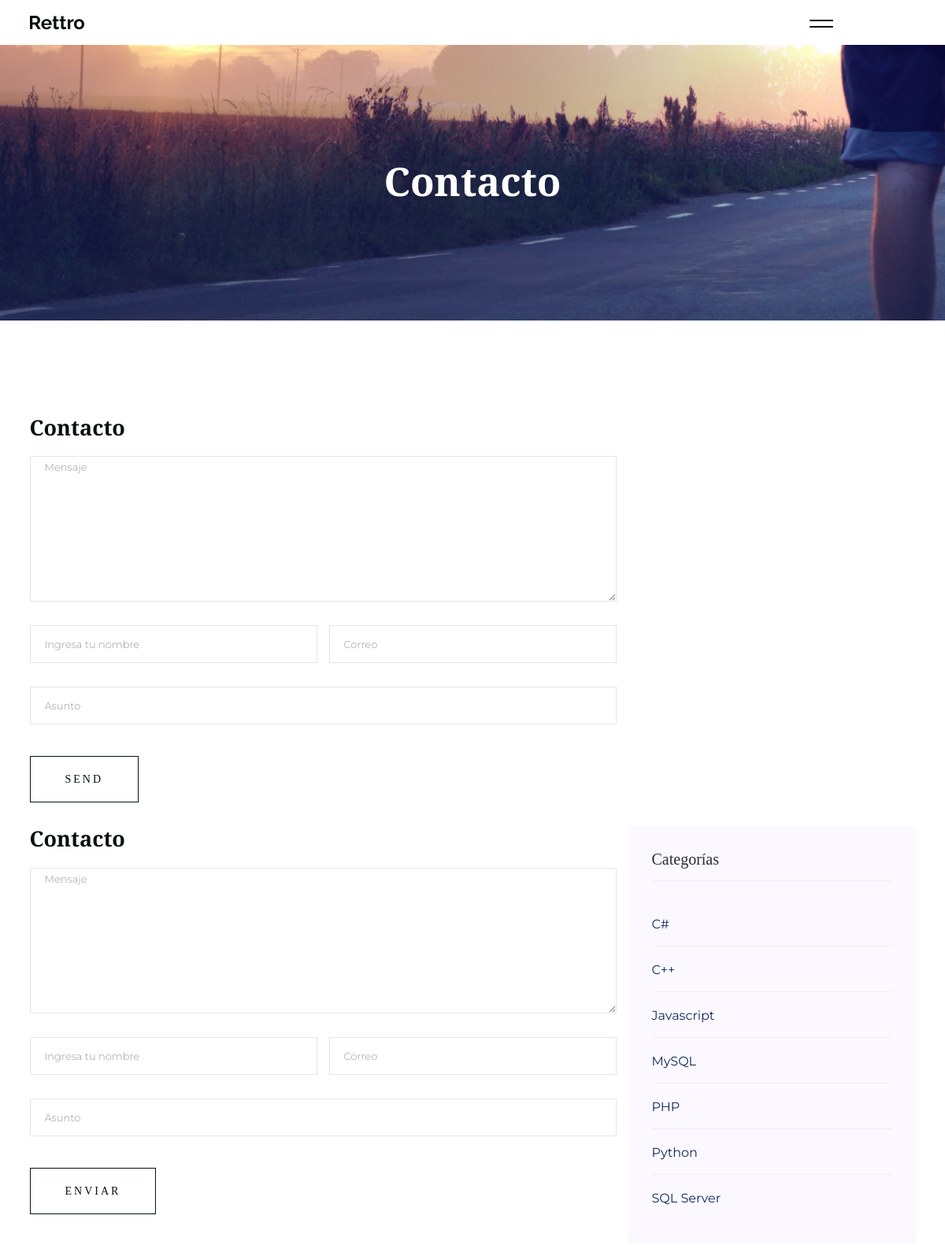
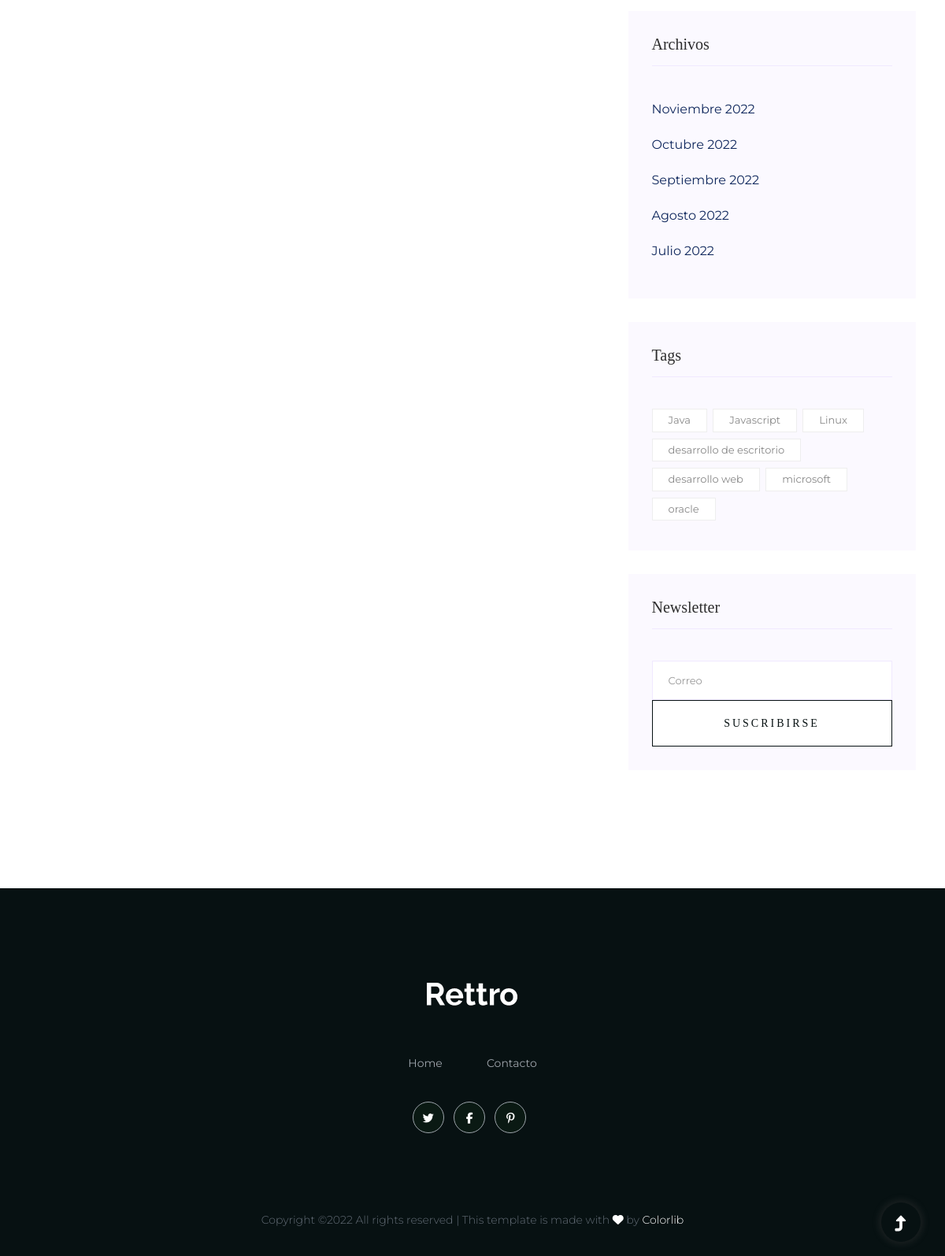
Page /contact/ on the committed database (2 pictures, top to bottom).
### core/models.py (models this page shows, shortened)
class Category(models.Model):
    name = models.CharField(max_length=200, unique=True, verbose_name='Nombre')
    active = models.BooleanField(default=True, verbose_name='Activo')
    created = models.DateTimeField(auto_now_add=True, verbose_name='Fecha de creación')
    updated = models.DateTimeField(auto_now=True, verbose_name='Fecha de modificación')
    class Meta:
        verbose_name= 'Categoria'
        verbose_name_plural = 'Categorias'
        ordering = ['name']

class Tag(models.Model):
    name = models.CharField(max_length=200, unique=True, verbose_name='Nombre')
    active = models.BooleanField(default=True, verbose_name='Activo')
    created = models.DateTimeField(auto_now_add=True, verbose_name='Fecha de creación')
    updated = models.DateTimeField(auto_now=True, verbose_name='Fecha de modificación')
    class Meta:
        verbose_name= 'Etiqueta'
        verbose_name_plural = 'Etiquetas'
        ordering = ['name']

class Link(models.Model):
    key = models.CharField(max_length=100, verbose_name='Key Link')
    name = models.CharField(max_length=120, verbose_name='Red Social')
    url = models.URLField(max_length=350, blank=True, null=True, verbose_name='Enlace')
    icon = models.CharField(max_length=100, blank=True, null=True, verbose_name='Icono')
    created = models.DateTimeField(auto_now_add=True, verbose_name='Fecha de creación')
    updated = models.DateTimeField(auto_now=True, verbose_name='Fecha de modificación')
    class Meta:
        verbose_name= 'Red Social'
        verbose_name_plural = 'Redes Sociales'
        ordering = ['name']

### core/views.py (the view, shortened to what this page needs)
# urls.py: path('contact/',contact, name="contact"),
def contact(request):
    title = 'Contacto'
    contact_form = ContactForm()
    data = {
        'title':title,
        'form':contact_form
    }
    return render(request, 'core/contact.html',data)

### core/processors.py (called while the page is built)
def ctx_dic_about(request):
    ctx_about = {}
    ctx_about['ABOUT'] = About.objects.latest('created')
    return ctx_about

def ctx_dic_category(request):
    ctx_category = {}
    ctx_category['categories'] = Category.objects.filter(active=True)
    return ctx_category

def ctx_dic_tag(request):
    ctx_tags = {}
    ctx_tags['tag'] = Tag.objects.filter(active=True)
    return ctx_tags

def ctx_dic_link(request):
    ctx_link = {}
    links = Link.objects.all()
    for link in links:
        ctx_link[link.key] = {'url':link.url,'icon':link.icon}
    return ctx_link

def ctx_dic_history(request):
    ctx_history = {}
    ctx_history['dates'] = Post.objects.dates('created', 'month', order='DESC').distinct()
    return ctx_history

### templates/core/contact.html (shortened to what this page needs)
{% extends 'layouts/core/base.html' %}
{% load static %}
{% block content %}
<div class="col-lg-8 posts-list">
    <div class="single-post">
        <h2 class="contact-title">Contacto</h2>
                    <form class="form-contact contact_form" method="POST" id="contactForm" novalidate="novalidate">
                        <div class="row">
                            <div class="col-12">
                                <div class="form-group">
                                    <textarea class="form-control w-100" name="message" id="message" cols="30" rows="9" onfocus="this.placeholder = ''" onblur="this.placeholder = 'Mensaje'" placeholder="Mensaje" required="true"></textarea>
                                </div>
                            </div>
                            <div class="col-sm-6">
                                <div class="form-group">
                                    <input class="form-control valid" name="name" id="name" type="text" onfocus="this.placeholder = ''" onblur="this.placeholder = 'Ingresa tu nombre'" placeholder="Ingresa tu nombre" required="true">
                                </div>
                            </div>
                            <div class="col-sm-6">
                                <div class="form-group">
                                    <input class="form-control valid" name="email" id="email" type="email" onfocus="this.placeholder = ''" onblur="this.placeholder = 'Correo'" placeholder="Correo" required="true">
                                </div>
                            </div>
                            <div class="col-12">
                                <div class="form-group">
                                    <input class="form-control" name="subject" id="subject" type="text" onfocus="this.placeholder = ''" onblur="this.placeholder = 'Asunto'" placeholder="Asunto" required="true">
                                </div>
                            </div>
                        </div>
                        <div class="form-group mt-3">
                            <button type="submit" class="button button-contactForm boxed-btn">Send</button>
                        </div>
                    </form>
    </div>
</div>
<div class="col-lg-8 posts-list">
    <div class="single-post">
        <h2 class="contact-title">Contacto</h2>
        <form class="form-contact contact_form" action="" method="POST" id="contactForm" novalidate="novalidate">
            <div class="row">
                <div class="col-12">
                    <div class="form-group has-label">
                        {{form.message}}
                    </div>
                </div>
                <div class="col-sm-6">
                    <div class="form-group has-label">
                        {{form.name}}
                    </div>
                </div>
                <div class="col-sm-6">
                    <div class="form-group has-label">
                        {{form.email}}
                    </div>
                </div>
                <div class="col-12">
                    <div class="form-group has-label">
                        {{form.subject}}
                    </div>
                </div>
            </div>
            <div class="form-group mt-3">
                <button type="submit" class="button button-contactForm boxed-btn">Enviar</button>
            </div>
        </form>
    </div>
</div>
{% endblock %}

### templates/layouts/core/base.html (shortened to what this page needs)
{% load static %}
<!DOCTYPE html>
<html lang="en" class="no-js" lang="zxx">
<head>
    <link href="https://maxcdn.bootstrapcdn.com/font-awesome/latest/css/font-awesome.min.css" rel="stylesheet"/>
    <link rel="stylesheet" href="{% static 'css/bootstrap.min.css' %}">
    <link rel="stylesheet" href="{% static 'css/owl.carousel.min.css' %}">
    <link rel="stylesheet" href="{% static 'css/slicknav.css' %}">
    <link rel="stylesheet" href="{% static 'css/flaticon.css' %}">
    <link rel="stylesheet" href="{% static 'css/hamburgers.min.css' %}">
    <link rel="stylesheet" href="{% static 'css/progressbar_barfiller.css' %}">
    <link rel="stylesheet" href="{% static 'css/gijgo.css' %}">
    <link rel="stylesheet" href="{% static 'css/animate.min.css' %}">
    <link rel="stylesheet" href="{% static 'css/animated-headline.css' %}">
    <link rel="stylesheet" href="{% static 'css/magnific-popup.css' %}">
    <link rel="stylesheet" href="{% static 'css/fontawesome-all.min.css' %}">
    <link rel="stylesheet" href="{% static 'css/themify-icons.css' %}">
    <link rel="stylesheet" href="{% static 'css/slick.css' %}">
    <link rel="stylesheet" href="{% static 'css/nice-select.css' %}">
    <link rel="stylesheet" href="{% static 'css/style.css' %}">
</head>
<body>
    <header>
        <div class="header-area">
            <div class="main-header header-sticky">
                <div class="container-fluid">
                    <div class="row align-items-center">
                        <div class="col-xl-2 col-lg-2 col-md-1">
                            <div class="logo">
                                <a href="{% url 'index' %}"><img src="{% static 'img/logo/logo.png' %}" alt=""></a>
                            </div>
                        </div>
                        <div class="col-xl-9 col-lg-10">
                            <div class="main-menu black-menu menu-bg-white d-none d-lg-block">
                                <div class="hamburger hamburger--collapse">
                                    <div class="hamburger-box">
                                        <div class="hamburger-inner"></div>
                                    </div>
                                </div>
                            </div>
                        </div>
                    </div>
                </div>
            </div>
        </div>
    </header>
    <section class="slider-area slider-area2 slider-height2 d-flex align-items-center  hero-overly">
        <div class="container">
            <div class="row justify-content-center">
                <div class="col-xl-8 col-lg-11 col-md-12">
                    <div class="hero__caption hero__caption2 text-center">
                        <h2>{{title}}</h2>
                    </div>
                </div>
            </div>
        </div>
    </section>
    <main>
        <section class="blog_area section-padding">
        <div class="container">
            <div class="row">
                {% block content %}
                {% endblock %}
                <div class="col-lg-4">
                    <div class="blog_right_sidebar">
                        <aside class="single_sidebar_widget post_category_widget">
                            <h4 class="widget_title" style="color: #2d2d2d;">Categorías</h4>
                            <ul class="list cat-list">
                                {% for c in categories %}
                                    <li>
                                        <a href="{% url 'category' c.id %}" class="d-flex">
                                            <p>{{c.name}}</p>
                                        </a>
                                    </li>
                                {% endfor %}
                            </ul>
                        </aside>
                        <aside class="single_sidebar_widget popular_post_widget">
                            <h3 class="widget_title" style="color: #2d2d2d;">Archivos</h3>
                            <ul class="list cat-list">
                                {% for item in dates %}
                                    <li>
                                        {% if item.month == 7 %}<a href="{% url 'dates' item.month item.year %}" class="d-flex"><p>Julio {{ item.year }}</p></a>{% endif %}
                                        {% if item.month == 8 %}<a href="{% url 'dates' item.month item.year %}" class="d-flex"><p>Agosto {{ item.year }}</p></a>{% endif %}
                                        {% if item.month == 9 %}<a href="{% url 'dates' item.month item.year %}" class="d-flex"><p>Septiembre {{ item.year }}</p></a>{% endif %}
                                        {% if item.month == 10 %}<a href="{% url 'dates' item.month item.year %}" class="d-flex"><p>Octubre {{ item.year }}</p></a>{% endif %}
                                        {% if item.month == 11 %}<a href="{% url 'dates' item.month item.year %}" class="d-flex"><p>Noviembre {{ item.year }}</p></a>{% endif %}
                                    </li>
                                {% endfor %}
                            </ul>
                        </aside>
                        <aside class="single_sidebar_widget tag_cloud_widget">
                            <h4 class="widget_title" style="color: #2d2d2d;">Tags</h4>
                            <ul class="list">
                                {% for t in tag %}
                                    <li>
                                        <a href="#">{{ t.name }}</a>
                                    </li>
                                {% endfor %}
                            </ul>
                        </aside>
                        <aside class="single_sidebar_widget newsletter_widget">
                            <h4 class="widget_title" style="color: #2d2d2d;">Newsletter</h4>
                            <form action="{% url 'newsletter' %}" method="POST" id="FormNewsletter">
                                <div class="form-group has-label">
                                    <input type="email" class="form-control" onfocus="this.placeholder = ''"onblur="this.placeholder = 'Correo'" placeholder='Correo' name="email" required="true">
                                </div>
                                <button class="button rounded-0 primary-bg text-white w-100 btn_1 boxed-btn" type="submit">Suscribirse</button>
                            </form>
                        </aside>
                    </div>
                </div>
            </div>
        </div>
        </section>
    </main>
    <footer>
        <div class="footer-wrappper">
            <div class="footer-area footer-padding">
                <div class="container">
                    <div class="row">
                        <div class="col-xl-12">
                            <div class="single-footer-caption mb-50 text-center">
                                <div class="footer-logo mb-25">
                                    <a href="index.html"><img src="{% static 'img/logo/logo2_footer.png' %}" alt=""></a>
                                </div>
                                <div class="main-menu2">
                                    <nav>
                                        <ul>
                                            <li><a href="{% url 'index' %}">Home</a></li>
                                            <li><a href="{% url 'contact' %}">contacto</a></li>
                                        </ul>
                                    </nav>
                                </div>
                                <div class="footer-social">
                                    {% if KEY_TWITTER.url  %}
                                        <a href="{{ KEY_TWITTER.url }}"><i class="{{ KEY_TWITTER.icon }}"></i></a>
                                    {% endif %}
                                    {% if KEY_FACEBOOK.url %}
                                        <a href="{{ KEY_FACEBOOK.url }}"><i class="{{ KEY_FACEBOOK.icon }}"></i></a>
                                    {% endif %}
                                    {% if KEY_PINTEREST.url %}
                                        <a href="{{ KEY_PINTEREST.url }}"><i class="{{ KEY_PINTEREST.icon }}"></i></a>
                                    {% endif %}
                                </div>
                            </div>
                        </div>
                    </div>
                </div>
            </div>
            <div class="footer-bottom-area">
                <div class="container">
                    <div class="footer-border">
                        <div class="row d-flex align-items-center">
                            <div class="col-xl-12 ">
                                <div class="footer-copy-right text-center">
                                <p>
                                    Copyright &copy;<script>document.write(new Date().getFullYear());</script> All rights reserved | This template is made with <i class="fa fa-heart" aria-hidden="true"></i> by <a href="https://colorlib.com" target="_blank">Colorlib</a>
                                    </p>
                                </div>
                            </div>
                        </div>
                    </div>
                </div>
            </div>
        </div>
    </footer>
<div id="back-top" >
    <a title="Go to Top" href="#"> <i class="fas fa-level-up-alt"></i></a>
</div>
</body>
</html>

### rows in the picture
Category: name "C#"
Category: name "C++"
Category: name "Javascript"
Category: name "MySQL"
Category: name "PHP"
Category: name "Python"
Category: name "SQL Server"
Tag: name "Java"
Tag: name "Javascript"
Tag: name "Linux"
Tag: name "desarrollo de escritorio"
Tag: name "desarrollo web"
Tag: name "microsoft"
Tag: name "oracle"

### other values in the picture
{{ title }} "Contacto"
{{ item.year }} "2022"
